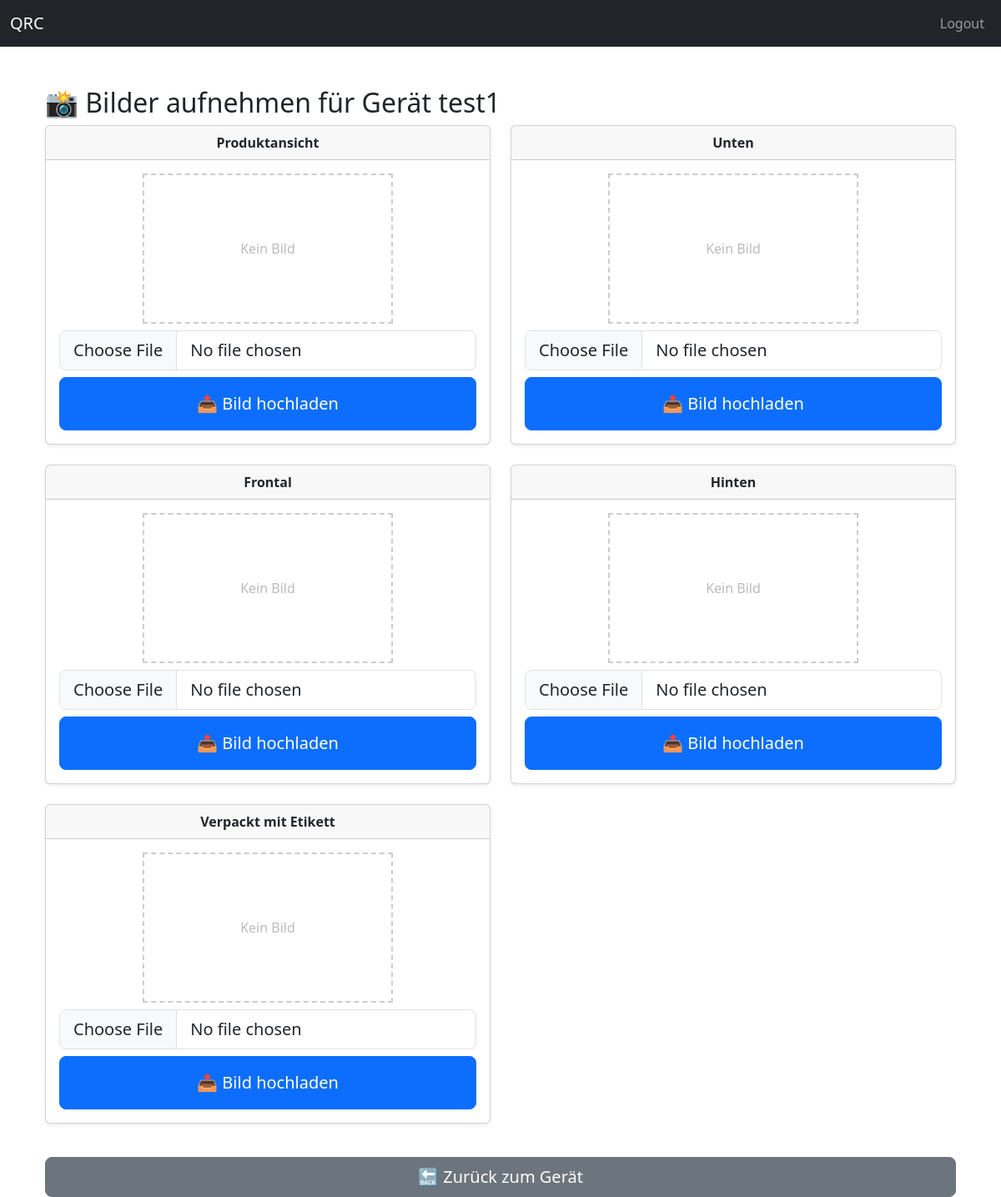
Before: /checkliste/bilder/1 with the older database file.
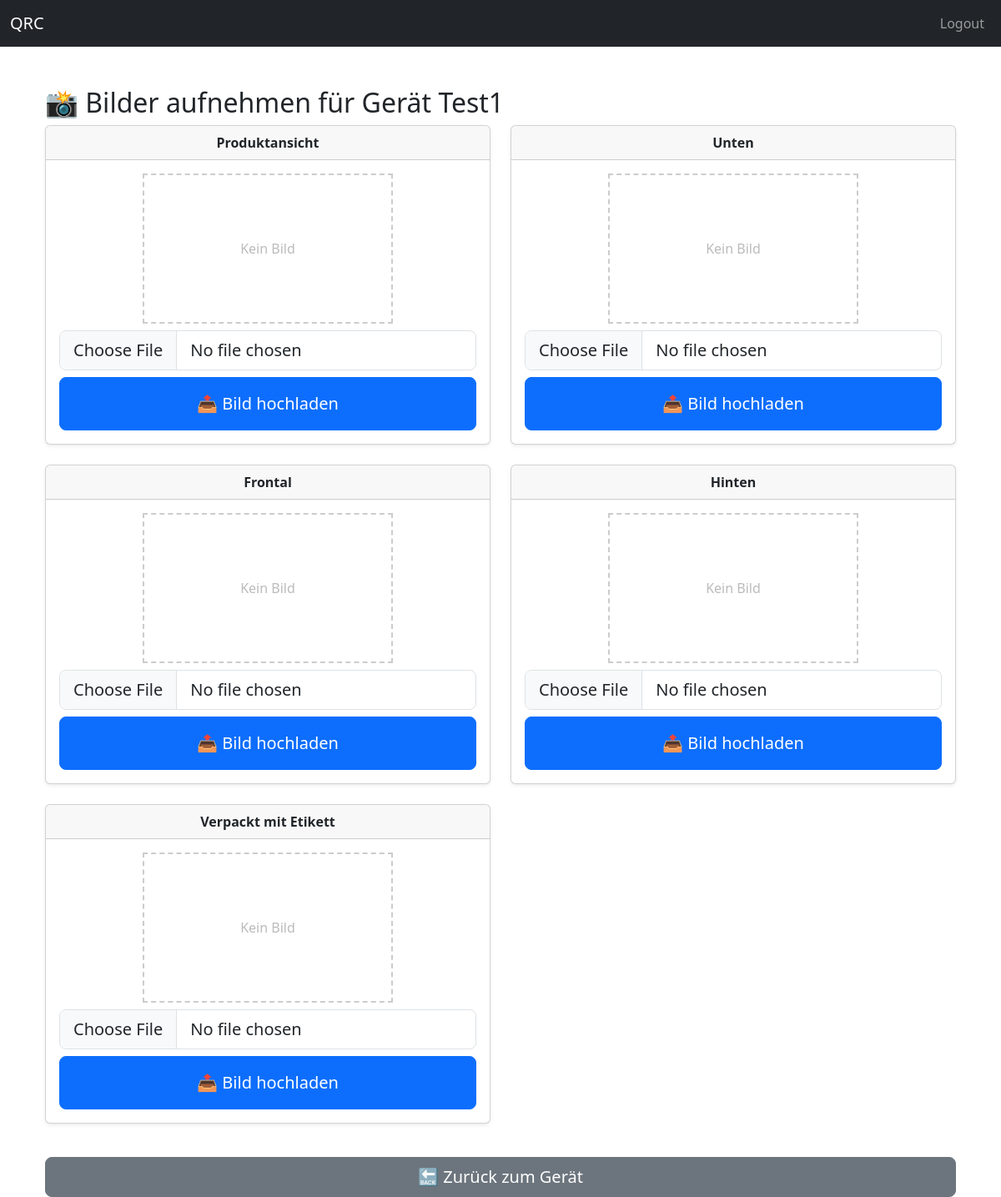
After: the same page with the newer database file.
### app/models/geraet_db.py (models this page shows)
class Geraet(db.Model):
    __tablename__ = "geraete"
    id = db.Column(db.Integer, primary_key=True)
    qrcode = db.Column(db.String, unique=True, nullable=False)
    modell_id = db.Column(
        db.Integer,
        db.ForeignKey("modell.id", name="fk_geraete_modell_id"),
        nullable=False
    )
    charge_id = db.Column(
        db.Integer,
        db.ForeignKey('charge.id', name="fk_geraete_charge_id"),
        nullable=True
    )
    zustand_id = db.Column(
        db.Integer,
        db.ForeignKey("zustaende.id", name="fk_geraete_zustand_id"),
        nullable=False
    )
    benutzer_id = db.Column(
        db.Integer,
        db.ForeignKey("benutzer.id", name="fk_geraete_benutzer_id"),
        nullable=True
    )
    status = db.Column(db.String, nullable=False, server_default="Unbekannt")
    ausgepackt = db.Column(db.Boolean, default=False)
    gereinigt = db.Column(db.Boolean, default=False)
    getestet = db.Column(db.Boolean, default=False)
    bilder_einpackfertig = db.Column(db.Boolean, default=False)
    bilder_fertig = db.Column(db.Boolean, default=False)
    einpackbereit = db.Column(db.Boolean, default=False)
    modell = db.relationship("Modell", back_populates="geraete")
    zustand = db.relationship("Zustand")
    benutzer = db.relationship("Benutzer", backref="geraete")
    historie = db.relationship("Historie", backref="geraet", lazy=True)
    module = db.relationship("Modul", back_populates="geraet", cascade="all, delete-orphan")
    teile = db.relationship("Teil", back_populates="geraet")
    testdurchlaeufe = db.relationship("GeraeteTestDurchlauf", back_populates="geraet", cascade="all, delete-orphan")

### app/routes/checklisten/bilder_machen.py (the view, shortened to what this page needs)
@bilder_bp.route("/<int:geraet_id>", methods=["GET", "POST"])
def bilder_hochladen(geraet_id):
    geraet = Geraet.query.get_or_404(geraet_id)
    bilder = GeraetBild.query.filter_by(geraet_id=geraet.id).all()
    return render_template("checklisten/bildermachen.html", geraet=geraet, bilder=bilder)

### app/templates/checklisten/bildermachen.html (shortened to what this page needs)
{% extends "base.html" %}
{% block content %}
<div class="container mt-5">
  <h2>📸 Bilder aufnehmen für Gerät {{ geraet.qrcode }}</h2>
  {% set beschreibungen = ["Produktansicht", "Unten", "Frontal", "Hinten", "Verpackt mit Etikett"] %}
  <div class="row">
    {% for beschreibung in beschreibungen %}
    <div class="col-12 col-md-6 mb-4">
      <div class="card shadow-sm">
        <div class="card-header fw-bold text-center">{{ beschreibung }}</div>
        <div class="card-body">
          {% set feldname = beschreibung.lower().replace(" ", "_") %}
          {% set vorhandenes_bild = bilder | selectattr("beschreibung", "equalto", beschreibung) | list | first %}
          {% if vorhandenes_bild %}
            <img src="{{ url_for('static', filename=vorhandenes_bild.pfad) }}"
                 style="max-width: 100%; width: 300px; height: auto; display: block; margin: 0 auto 8px auto;"
                 class="mb-2 border rounded shadow-sm"
                 alt="Bild: {{ beschreibung }}">
          {% else %}
            <div style="width: 100%; max-width:300px; height: 180px; border: 2px dashed #ccc; display: flex; align-items: center; justify-content: center; color: #bbb; margin: 0 auto 8px auto;">
              <span>Kein Bild</span>
            </div>
          {% endif %}
          <form method="POST" enctype="multipart/form-data">
            <input type="file" name="bild" accept="image/*" class="form-control form-control-lg mb-2" required>
            <button class="btn btn-primary btn-lg w-100 py-3" type="submit">📤 Bild hochladen</button>
          </form>
        </div>
      </div>
    </div>
    {% endfor %}
  </div>
  <a href="{{ url_for('geraete.geraet_seite', qrcode=geraet.qrcode) }}" class="btn btn-secondary mt-3 btn-lg py-2 w-100">🔙 Zurück zum Gerät</a>
</div>
{% endblock %}

Changed rows visible on the page:
changed Geraet: qrcode "test1" → "Test1"
